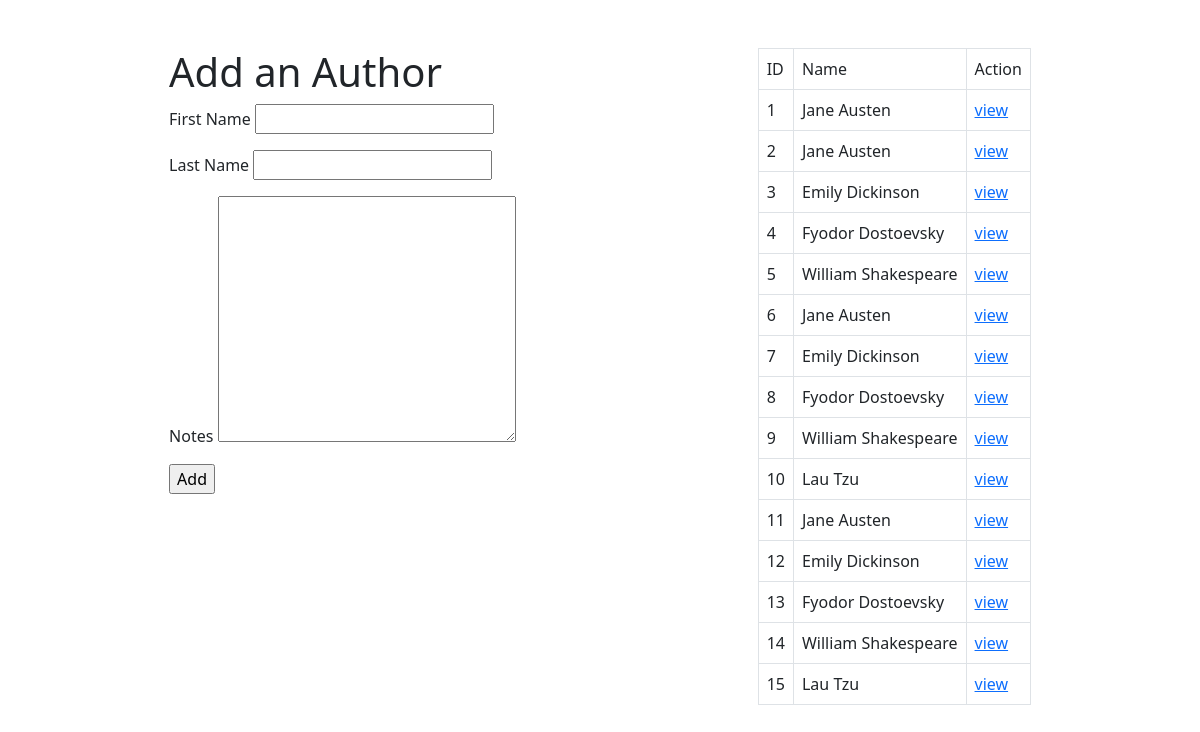
The page /booksAuthors/authors on the database its author committed.
### booksAuthors/models.py (models this page shows)
class Authors(models.Model):
    first_name = models.CharField(max_length=45)
    last_name = models.CharField(max_length=45)
    created_at = models.DateTimeField(auto_now_add=True)
    updated_at = models.DateTimeField(auto_now=True)
    notes= models.TextField(default="No notes were provided")
    books = models.ManyToManyField(Books, related_name="authors")

### booksAuthors/views.py (the view)
# urls.py: path('authors',views.authors),
def authors(request):
    if request.method == 'POST':
        Authors.objects.create(
            first_name=request.POST['FirstName'], last_name=request.POST['LastName'], notes=request.POST['Notes'])
    context = {
        "authors": Authors.objects.all(),
    }
    return render(request, "authors.html", context)

### booksAuthors/templates/authors.html (shortened to what this page needs)
<!DOCTYPE html>
<html lang="en">
<head>
    <link href="https://cdn.jsdelivr.net/npm/bootstrap@5.2.0-beta1/dist/css/bootstrap.min.css" rel="stylesheet"
>
</head>
<body>
    <div class="d-flex p-5 justify-content-around">
        <div>
            <h1>Add an Author</h1>
            <form action="" method="post">
                <p>First Name <input type="text" name="FirstName"></p>
                <p>Last Name <input type="text" name="LastName"></p>
                <p>Notes <textarea name="Notes" cols="30" rows="10"></textarea></p>
                <input type="submit" value="Add">
            </form>
        </div>
        <div>
            <table class="table table-bordered table-hover">
                <tr>
                    <td>ID</td>
                    <td>Name</td>
                    <td>Action</td>
                </tr>
                {% for author in authors %}
                <tr>
                    <td>{{author.id}}</td>
                    <td>{{author.first_name}} {{author.last_name}}</td>
                    <td><a href="authors/{{author.id}}">view</a></td>
                </tr>
                {% endfor %}
            </table>
        </div>
    </div>
</body>
</html>

### rows shown on the page
Authors: id "1", first_name "Jane Austen"
Authors: id "2", first_name "Jane", last_name "Austen"
Authors: id "3", first_name "Emily", last_name "Dickinson"
Authors: id "4", first_name "Fyodor", last_name "Dostoevsky"
Authors: id "5", first_name "William", last_name "Shakespeare"
Authors: id "6", first_name "Jane", last_name "Austen"
Authors: id "7", first_name "Emily", last_name "Dickinson"
Authors: id "8", first_name "Fyodor", last_name "Dostoevsky"
Authors: id "9", first_name "William", last_name "Shakespeare"
Authors: id "10", first_name "Lau", last_name "Tzu"
Authors: id "11", first_name "Jane", last_name "Austen"
Authors: id "12", first_name "Emily", last_name "Dickinson"
Authors: id "13", first_name "Fyodor", last_name "Dostoevsky"
Authors: id "14", first_name "William", last_name "Shakespeare"
Authors: id "15", first_name "Lau", last_name "Tzu"
